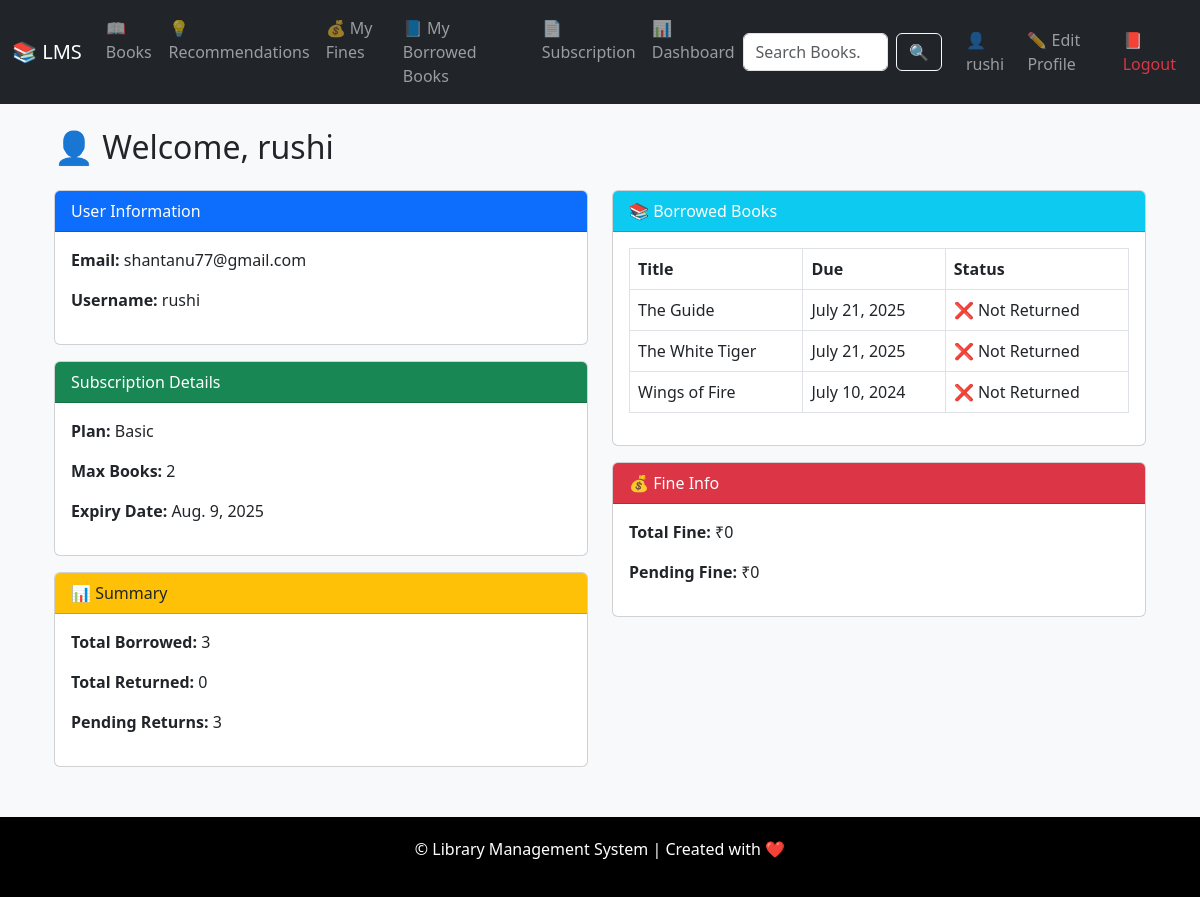
Screenshot of /books/dashboard/ (signed in) with the database file from the repository.
### subscription/models.py (models this page shows, shortened)
class StudentSubscription(models.Model):
    student = models.ForeignKey(Student, on_delete=models.CASCADE)
    plan = models.ForeignKey(SubscriptionPlan, on_delete=models.CASCADE)
    start_date = models.DateField(auto_now_add=True)
    @property
    def end_date(self):
        return self.start_date + timedelta(days=self.plan.duration_days)
    class Meta:
        unique_together = ('student', 'plan')  # Optional: prevent duplicate subscriptions

class SubscriptionPlan(models.Model):
    name = models.CharField(max_length=50)  # Plan name (e.g., Basic, Premium)
    max_books = models.PositiveIntegerField()  # how many books can be borrowed
    duration_days = models.PositiveIntegerField()  # Validity in days
    price = models.DecimalField(max_digits=6, decimal_places=2)  # ₹ price
    fine_per_day = models.DecimalField(max_digits=5, decimal_places=2, default=0)  # Daily fine

### books/models.py (models this page shows, shortened)
class BorrowRecord(models.Model):
    student = models.ForeignKey(Student, on_delete=models.CASCADE)  # Which student can borrow
    book_copy = models.ForeignKey(BookCopy, on_delete=models.CASCADE)  # Which copies borrow
    borrow_date = models.DateField(auto_now_add=True)
    due_date = models.DateField()
    return_date = models.DateField(null=True, blank=True)

class BookCopy(models.Model):
    STATUS_CHOICES = [
        ('available', 'Available'),
        ('borrowed', 'Borrowed'),
        ('lost', 'Lost'),
        ('damaged', 'Damaged'),
    ]
    book = models.ForeignKey(Book, on_delete=models.CASCADE)
    status = models.CharField(max_length=10, choices=STATUS_CHOICES, default='available')
    copy_id = models.CharField(max_length=30, unique=True, default='default_copy')  # ✅ Unique ID for each copy
    library_location = models.CharField(max_length=100, default='Main Branch')

class Book(models.Model):
    title = models.CharField(max_length=200)  # Book name
    authors = models.ManyToManyField(Author)  # Authoe list
    isbn = models.CharField(max_length=13, unique=True)  # Unique ISBN
    category = models.ForeignKey(Category, on_delete=models.SET_NULL, null=True)
    description = models.TextField()  # Book info.
    published_date = models.DateField()  # Publish date
    recommended = models.BooleanField(default=False)  # Recommended Books
    allowed_in_plans = models.ManyToManyField(SubscriptionPlan, blank=True)  #Subscription plan allow to books

### books/views.py (the view)
# urls.py: path('dashboard/', UserDashboardView.as_view(), name='user_dashboard'),
class UserDashboardView(LoginRequiredMixin, View):
    def get(self, request):
        if request.user.is_staff:
            return render(request, 'books/staff_dashboard.html')
        try:
            user_profile = UserProfile.objects.get(user=request.user)
            student = Student.objects.get(user_profile=user_profile)
        except (UserProfile.DoesNotExist, Student.DoesNotExist):
            return render(request, 'books/error.html', {
                'message': '⚠️ Access Denied\n❌ Student profile not found.'
            })
        borrowed_books = BorrowRecord.objects.filter(student=student)
        pending_books = borrowed_books.filter(return_date__isnull=True)
        returned_books = borrowed_books.exclude(return_date__isnull=True)
        fines = Fine.objects.filter(borrow_record__student=student)
        unpaid_fines = fines.filter(paid=False)
        subscription = StudentSubscription.objects.filter(student=student).last()
        is_expired = False
        if subscription:
            expiry_date = subscription.start_date + timedelta(days=subscription.plan.duration_days)
            if date.today() > expiry_date:
                is_expired = True
        return render(request, 'books/user_dashboard.html', {
            'borrowed_books': borrowed_books,
            'pending_books': pending_books,
            'returned_books': returned_books,
            'fines': fines,
            'unpaid_fines': unpaid_fines,
            'subscription': subscription,
            'total_borrowed': borrowed_books.count(),
            'total_returned': returned_books.count(),
            'total_pending': pending_books.count(),
            'total_fines': sum(f.amount for f in fines),
            'pending_fines': sum(f.amount for f in unpaid_fines),
            'is_expired': is_expired,
        })

### templates/books/user_dashboard.html (shortened to what this page needs)
{% extends 'base.html' %}
{% block content %}
<div class="container mt-4">
  <h2 class="mb-4">👤 Welcome, {{ user.username }}</h2>
  <div class="row">
    <div class="col-md-6">
      <div class="card mb-3">
        <div class="card-header bg-primary text-white">User Information</div>
        <div class="card-body">
          {% if user.email %}
            <p><strong>Email:</strong> {{ user.email }}</p>
          {% endif %}
          <p><strong>Username:</strong> {{ user.username }}</p>
        </div>
      </div>
      <div class="card mb-3">
        <div class="card-header bg-success text-white">Subscription Details</div>
        <div class="card-body">
          {% if subscription %}
            <p><strong>Plan:</strong> {{ subscription.plan.name }}</p>
            <p><strong>Max Books:</strong> {{ subscription.plan.max_books }}</p>
            <p><strong>Expiry Date:</strong> {{ subscription.end_date }}</p>
          {% else %}
            <p class="text-danger">❌ No active subscription found.</p>
          {% endif %}
        </div>
      </div>
      <div class="card">
        <div class="card-header bg-warning">📊 Summary</div>
        <div class="card-body">
          <p><strong>Total Borrowed:</strong> {{ total_borrowed }}</p>
          <p><strong>Total Returned:</strong> {{ total_returned }}</p>
          <p><strong>Pending Returns:</strong> {{ total_pending }}</p>
        </div>
      </div>
    </div>
    <div class="col-md-6">
      <div class="card">
        <div class="card-header bg-info text-white">📚 Borrowed Books</div>
        <div class="card-body">
          {% if pending_books %}
            <table class="table table-bordered">
              <thead>
                <tr>
                  <th>Title</th>
                  <th>Due</th>
                  <th>Status</th>
                </tr>
              </thead>
              <tbody>
               {% for record in pending_books %}
                  <tr>
                    <td>{{ record.book_copy.book.title }}</td>
                    <td>{{ record.due_date }}</td>
                    <td>
                      {% if record.return_date %}
                        ✅ Returned
                      {% else %}
                        ❌ Not Returned
                      {% endif %}
                    </td>
                  </tr>
                {% endfor %}
              </tbody>
            </table>
          {% else %}
            <p class="text-muted">No borrowed books.</p>
          {% endif %}
        </div>
      </div>
      <div class="card mt-3">
        <div class="card-header bg-danger text-white">💰 Fine Info</div>
        <div class="card-body">
          <p><strong>Total Fine:</strong> ₹{{ total_fines }}</p>
          <p><strong>Pending Fine:</strong> ₹{{ pending_fines }}</p>
        </div>
      </div>
    </div>
  </div>
</div>
{% endblock %}

### templates/base.html (shortened to what this page needs)
<!DOCTYPE html>
<html>
<head>
  <link href="https://cdn.jsdelivr.net/npm/bootstrap@5.3.0/dist/css/bootstrap.min.css" rel="stylesheet">
</head>
<body>
<nav class="navbar navbar-expand-lg navbar-dark bg-dark">
  <div class="container-fluid">
    <a class="navbar-brand" href="/">📚 LMS</a>
    <div class="collapse navbar-collapse" id="navbarNav">
      <ul class="navbar-nav me-auto mb-2 mb-lg-0">
        <li class="nav-item"><a class="nav-link" href="{% url 'books:book_list' %}">📖 Books</a></li>
        <li class="nav-item"><a class="nav-link" href="{% url 'books:book_recommendation' %}">💡 Recommendations</a></li>
        <li class="nav-item"><a class="nav-link" href="{% url 'books:my_fines' %}">💰 My Fines</a></li>
        <li class="nav-item"><a class="nav-link" href="{% url 'books:my_borrowed_books' %}">📘 My Borrowed Books</a></li>
        <li class="nav-item"><a class="nav-link" href="{% url 'subscription:select_plan' %}">📄 Subscription</a></li>
        {% if user.is_authenticated %}
          <li class="nav-item"><a class="nav-link" href="{% url 'books:user_dashboard' %}">📊 Dashboard</a></li>
        {% endif %}
      </ul>
      <form class="d-flex search-form" role="search" method="get" action="{% url 'books:search_books' %}">
        <input class="form-control me-2" type="search" name="q" placeholder="Search Books..." aria-label="Search">
        <button class="btn btn-outline-light" type="submit">🔍</button>
      </form>
      <ul class="navbar-nav ms-3">
        {% if user.is_authenticated %}
          <li class="nav-item">
            <a class="nav-link" href="{% url 'iam:profile' %}">👤 {{ user.username }}</a>
          </li>
          <li class="nav-item">
            <a class="nav-link" href="{% url 'iam:edit_profile' %}">✏️ Edit Profile</a>
          </li>
          <li class="nav-item">
            <a class="nav-link text-danger" href="{% url 'iam:logout' %}">📕 Logout</a>
          </li>
        {% endif %}
      </ul>
    </div>
  </div>
</nav>
<div class="container my-4">
  {% block content %}{% endblock %}
</div>
<footer>
  <p>&copy; {{ now|date:"Y" }} Library Management System | Created with ❤️</p>
</footer>
</body>
</html>

### templates/base.html (style rules this page uses)
body { background-color: #f8f9fa; }
footer { margin-top: 50px; padding: 20px 0; background-color:black; color: white; text-align: center; }
.search-form input { max-width: 200px; }

### rows the page displays
StudentSubscription: plan.name "Basic", plan.max_books "2", end_date "Aug. 9, 2025"
BorrowRecord: book_copy.book "The Guide", due_date "July 21, 2025", shows "❌ Not Returned"
BorrowRecord: book_copy.book "The White Tiger", due_date "July 21, 2025", shows "❌ Not Returned"
BorrowRecord: book_copy.book "Wings of Fire", due_date "July 10, 2024", shows "❌ Not Returned"

### other values shown
{{ user.username }} "rushi"
{{ user.email }} "shantanu77@gmail.com"
{{ total_borrowed }} "3"
{{ total_returned }} "0"
{{ total_pending }} "3"
{{ total_fines }} "0"
{{ pending_fines }} "0"
